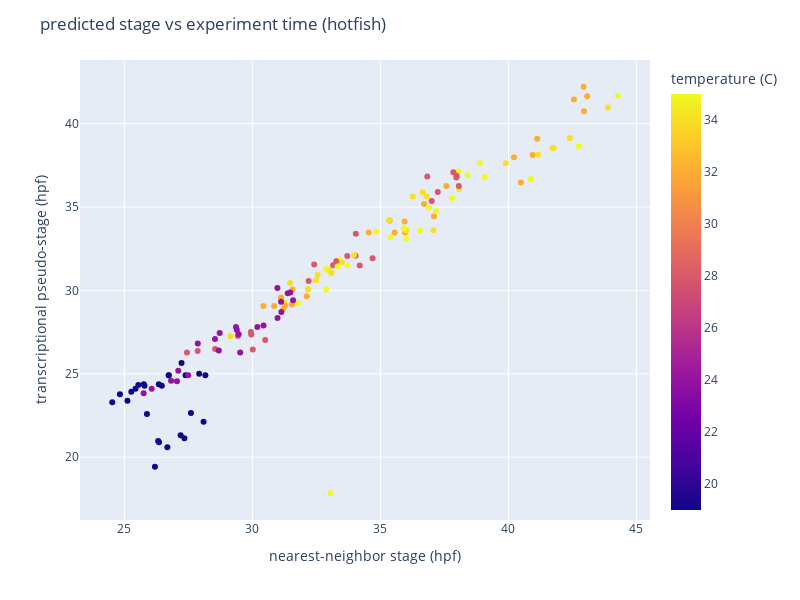

This figure's notebook cell:
### Code cell
fig = px.scatter(time_df.loc[hot_filter], x="mean_nn_time", y="pseudostage", color="temp")

# fig.update_layout(xaxis=dict(range=[0, 120]), 
#                   yaxis=dict(range=[0, 120]))
fig.update_layout(width=800, height=600) 

fig.update_layout(
    title = "predicted stage vs experiment time (hotfish)",
    xaxis_title="nearest-neighbor stage (hpf)",
    yaxis_title="transcriptional pseudo-stage (hpf)")

fig.update_coloraxes(colorbar_title="temperature (C)")
fig.show()

fig.write_image(fig_folder + "hf2_pseudotime_vs_nn_time.png", scale=2)
fig.write_html(fig_folder + "hf2_pseudotime_vs_nn_time.html")

### Figure 1 — Plotly figure (JSON) as saved in the notebook; plotly's stock layout.template omitted (floating-point values rounded to 4 significant figures; data arrays with more than 128 entries replaced by an {"elided": "..."} marker saying what was removed)
{"data": [{"hovertemplate": "mean_nn_time=%{x}<br>pseudostage=%{y}<br>temp=%{marker.color}<extra></extra>", "legendgroup": "", "marker": {"color": {"elided": "144 int values"}, "coloraxis": "coloraxis", "symbol": "circle"}, "mode": "markers", "name": "", "orientation": "v", "showlegend": false, "type": "scatter", "x": {"elided": "144 float values"}, "xaxis": "x", "y": {"elided": "144 float values"}, "yaxis": "y"}], "layout": {"coloraxis": {"colorbar": {"title": {"text": "temperature (C)"}}, "colorscale": [[0, "#0d0887"], [0.1111, "#46039f"], [0.2222, "#7201a8"], [0.3333, "#9c179e"], [0.4444, "#bd3786"], [0.5556, "#d8576b"], [0.6667, "#ed7953"], [0.7778, "#fb9f3a"], [0.8889, "#fdca26"], [1, "#f0f921"]]}, "height": 600, "legend": {"tracegroupgap": 0}, "margin": {"t": 60}, "title": {"text": "predicted stage vs experiment time (hotfish)"}, "width": 800, "xaxis": {"anchor": "y", "autorange": true, "domain": [0, 1], "range": [23.26, 45.53], "title": {"text": "nearest-neighbor stage (hpf)"}, "type": "linear"}, "yaxis": {"anchor": "x", "autorange": true, "domain": [0, 1], "range": [16.23, 43.82], "title": {"text": "transcriptional pseudo-stage (hpf)"}, "type": "linear"}}}
